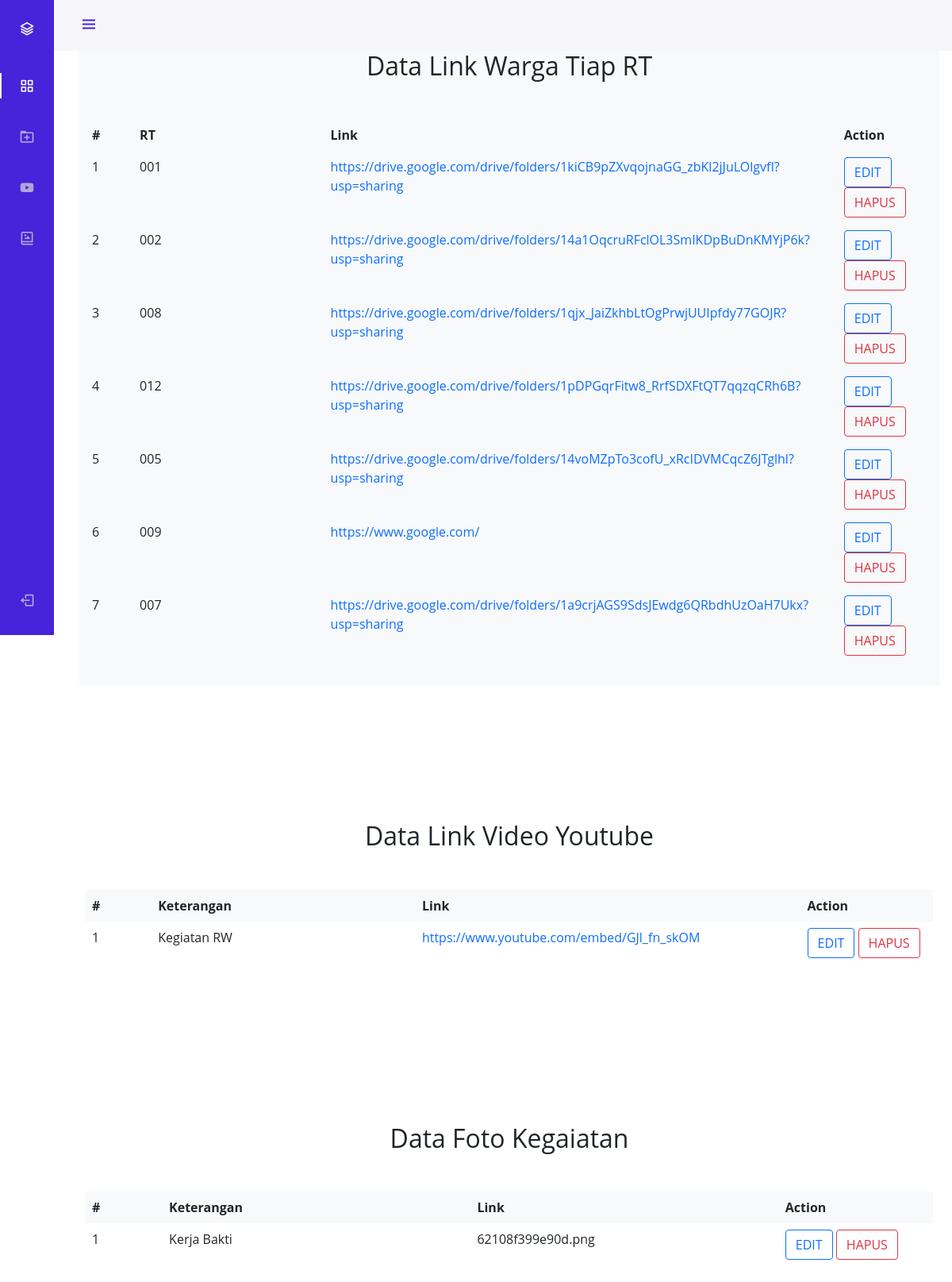
/admin/index.php (signed in), run on the app's committed database.
### tables this page shows
CREATE TABLE `data_warga` (
  `id` int(50) NOT NULL,
  `rt` varchar(100) NOT NULL,
  `link` varchar(100) NOT NULL
);

CREATE TABLE `data_video` (
  `id` int(100) NOT NULL,
  `keterangan` varchar(100) NOT NULL,
  `link2` varchar(100) NOT NULL
);

CREATE TABLE `data_foto` (
  `id` int(100) NOT NULL,
  `judul` varchar(100) NOT NULL,
  `foto` varchar(100) NOT NULL
);

### admin/functions.php (called while the page is built, shortened)
<?php
$koneksidb = mysqli_connect("localhost", "root", "", "rw02");
function query($query) {
	global $koneksidb;
	$result = mysqli_query($koneksidb, $query);
	$rows = [];
	while( $row = mysqli_fetch_assoc($result) ) {
		$rows[] = $row;
	}
	return $rows;
}
?>

### admin/index.php (the view, shortened to what this page needs)
<?php
require 'functions.php';
$warga = query("SELECT * FROM data_warga");
$warga2 = query("SELECT * FROM data_video");
$warga3 = query("SELECT * FROM data_foto")
?>
<!DOCTYPE html>
<html lang="en">
<head>
    <link rel="stylesheet" href="https://cdn.jsdelivr.net/npm/boxicons@latest/css/boxicons.min.css">
    <link rel="stylesheet" href="../asset/css/bootstrap.min.css">
    <link rel="stylesheet" href="../asset/fontawesome-5-pro/css/all.min.css">
    <link rel="stylesheet" href="style.css">
</head>
<body id="body-pd">
<header class="header" id="header">
        <div class="header_toggle"><i class='bx bx-menu' id="header-toggle"></i></div>
        <div class="header_img"><img src="https://i.imgur.com/hczKIze.jpg" alt=""></div>
</header>
<div class="l-navbar" id="nav-bar">
    <nav class="nav">
        <div>
            <a href="#" class="nav_logo"><i class='bx bx-layer nav_logo-icon'></i> <span class="nav_logo-name">Selamat Datang</span></a>
        <div class="nav_list">
            <a href="index.php" class="nav_link active"><i class='bx bx-grid-alt nav_icon'></i><span class="nav_name">Dashboard</span></a>
            <a href="tambah.php" class="nav_link"><i class='bx bx-folder-plus nav_icon'></i><span class="nav_name">Tambah Data Warga</span></a>
            <a href="tambah2.php" class="nav_link"><i class='bx bxl-youtube nav_icon'></i><span class="nav_name">Tambah Link Video</span></a>
            <a href="tambah3.php" class="nav_link"><i class='bx bx-photo-album nav_icon'></i><span class="nav_name">Tambah Foto</span></a>
        </div>
        </div>
        <a href="logout.php" class="nav_link"><i class='bx bx-log-out nav_icon'></i> <span class="nav_name">Keluar</span></a>
        </nav>
    </div>
    <div class="height-100 bg-light">
    <div class="container mt-5 px-2">
    <div class="table-responsive">
        <table class="table table-responsive table-borderless">
            <thead>
                <h2 class="text-center mb-5">Data Link Warga Tiap RT</h2>
                <tr class="bg-light">
                    <th scope="col" width="5%">#</th>
                    <th scope="col" width="20%">RT</th>
                    <th scope="col" width="20%">Link</th>
                    <th scope="col" width="10%">Action</th>
                </tr>
            </thead>
            <tbody>
            <?php $i= 1; ?>
            <?php foreach( $warga as $row ) : ?>
                <tr>
                <td><?= $i; ?></td>
                    <td><?= $row["rt"]; ?></td>
                    <td><a href="<?= $row["link"]; ?>"><?= $row["link"]; ?></a></td>
                    <td>
                        <a href="edit.php?id=<?= $row["id"]; ?>" class="btn btn-outline-primary">EDIT</a>
                        <a href="hapus.php?id=<?= $row["id"]; ?>" onclick="return confirm('Yakin?');" class="btn btn-outline-danger">HAPUS</a>
                    </td>
                </tr>
                <?php $i++; ?>
	            <?php endforeach; ?>
            </tbody>
        </table>
    </div>
    <div class="table-responsive">
        <table class="table table-responsive table-borderless">
            <thead>
                <h2 class="text-center mb-5">Data Link Video Youtube</h2>
                <tr class="bg-light">
                    <th scope="col" width="5%">#</th>
                    <th scope="col" width="20%">Keterangan</th>
                    <th scope="col" width="20%">Link</th>
                    <th scope="col" width="10%">Action</th>
                </tr>
            </thead>
            <tbody>
            <?php $i= 1; ?>
            <?php foreach( $warga2 as $row ) : ?>
                <tr>
                <td><?= $i; ?></td>
                    <td><?= $row["keterangan"]; ?></td>
                    <td><a href="<?= $row["link2"]; ?>"><?= $row["link2"]; ?></a></td>
                    <td>
                        <a href="edit2.php?id=<?= $row["id"]; ?>" class="btn btn-outline-primary">EDIT</a>
                        <a href="hapus2.php?id=<?= $row["id"]; ?>" onclick="return confirm('Yakin?');" class="btn btn-outline-danger">HAPUS</a>
                    </td>
                </tr>
                <?php $i++; ?>
	            <?php endforeach; ?>
            </tbody>
        </table>
    </div>
<div class="table-responsive">
        <table class="table table-responsive table-borderless">
            <thead>
                <h2 class="text-center mb-5">Data Foto Kegaiatan</h2>
                <tr class="bg-light">
                    <th scope="col" width="5%">#</th>
                    <th scope="col" width="20%">Keterangan</th>
                    <th scope="col" width="20%">Link</th>
                    <th scope="col" width="10%">Action</th>
                </tr>
            </thead>
            <tbody>
            <?php $i= 1; ?>
            <?php foreach( $warga3 as $row ) : ?>
                <tr>
                <td><?= $i; ?></td>
                    <td><?= $row["judul"]; ?></td>
                    <td><?= $row["foto"]; ?></td>
                    <td>
                        <a href="edit3.php?id=<?= $row["id"]; ?>" class="btn btn-outline-primary">EDIT</a>
                        <a href="hapus3.php?id=<?= $row["id"]; ?>" onclick="return confirm('Yakin?');" class="btn btn-outline-danger">HAPUS</a>
                    </td>
                </tr>
                <?php $i++; ?>
	            <?php endforeach; ?>
            </tbody>
        </table>
    </div>
</div>
</div>
</body>
</html>

### admin/style.css (style rules this page uses)
:root { --header-height: 3rem; --nav-width: 68px; --first-color: #4723D9; --first-color-light: #AFA5D9; --white-color: #F7F6FB; --body-font: 'Nunito', sans-serif; --normal-font-size: 1rem; --z-fixed: 100 }
body { position: relative; margin: var(--header-height) 0 0 0; padding: 0 1rem; font-family: var(--body-font); font-size: var(--normal-font-size); transition: .5s }
a { text-decoration: none }
.header { width: 100%; height: var(--header-height); position: fixed; top: 0; left: 0; display: flex; align-items: center; justify-content: space-between; padding: 0 1rem; background-color: var(--white-color); z-index: var(--z-fixed); transition: .5s }
.header_toggle { color: var(--first-color); font-size: 1.5rem; cursor: pointer }
.header_img { width: 35px; height: 35px; display: flex; justify-content: center; border-radius: 50%; overflow: hidden }
.header_img img { width: 40px }
.l-navbar { position: fixed; top: 0; left: -30%; width: var(--nav-width); height: 100vh; background-color: var(--first-color); padding: .5rem 1rem 0 0; transition: .5s; z-index: var(--z-fixed) }
.nav { height: 100%; display: flex; flex-direction: column; justify-content: space-between; overflow: hidden }
.nav_logo, .nav_link { display: grid; grid-template-columns: max-content max-content; align-items: center; column-gap: 1rem; padding: .5rem 0 .5rem 1.5rem }
.nav_logo { margin-bottom: 2rem }
.nav_logo-icon { font-size: 1.25rem; color: var(--white-color) }
.nav_link { position: relative; color: var(--first-color-light); margin-bottom: 1.5rem; transition: .3s }
.nav_icon { font-size: 1.25rem }
.active { color: var(--white-color) }
.active::before { content: ''; position: absolute; left: 0; width: 2px; height: 32px; background-color: var(--white-color) }
.height-100 { height: 100vh }
.table-responsive { margin-bottom: 100px; }
@media screen and (min-width: 768px) { body { margin: calc(var(--header-height) + 1rem) 0 0 0; padding-left: calc(var(--nav-width) + 2rem) } }
@media screen and (min-width: 768px) { .header { height: calc(var(--header-height) + 1rem); padding: 0 2rem 0 calc(var(--nav-width) + 2rem) } }
@media screen and (min-width: 768px) { .header_img { width: 40px; height: 40px } }
@media screen and (min-width: 768px) { .header_img img { width: 45px } }
@media screen and (min-width: 768px) { .l-navbar { left: 0; padding: 1rem 1rem 0 0 } }
body { font-family: 'Open Sans', sans-serif }

### data on the page
data_warga: rt "001", link "https://drive.google.com/drive/folders/1kiCB9pZXvqojnaGG_zbKl2jJuLOlgvfI?usp=sharing"
data_warga: rt "002", link "https://drive.google.com/drive/folders/14a1OqcruRFclOL3SmIKDpBuDnKMYjP6k?usp=sharing"
data_warga: rt "008", link "https://drive.google.com/drive/folders/1qjx_JaiZkhbLtOgPrwjUUIpfdy77GOJR?usp=sharing"
data_warga: rt "012", link "https://drive.google.com/drive/folders/1pDPGqrFitw8_RrfSDXFtQT7qqzqCRh6B?usp=sharing"
data_warga: rt "005", link "https://drive.google.com/drive/folders/14voMZpTo3cofU_xRcIDVMCqcZ6JTglhl?usp=sharing"
data_warga: rt "009", link "https://www.google.com/"
data_warga: rt "007", link "https://drive.google.com/drive/folders/1a9crjAGS9SdsJEwdg6QRbdhUzOaH7Ukx?usp=sharing"
data_video: keterangan "Kegiatan RW", link2 "https://www.youtube.com/embed/GJl_fn_skOM"
data_foto: judul "Kerja Bakti", foto "62108f399e90d.png"
